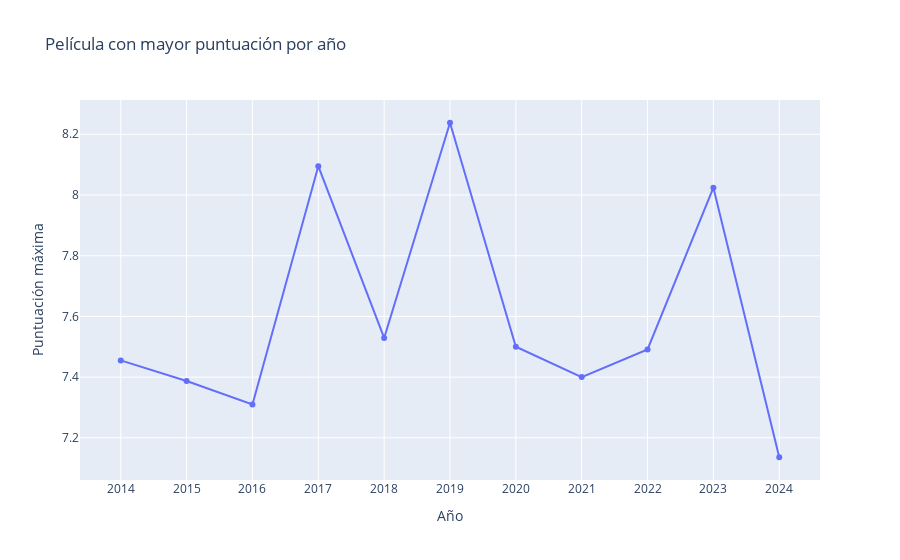

Notebook code cell kept with this figure:
### Markdown cell above
# A medida que aumenta la duración, la mediana de la puntuación sube, especialmente en los tramos 120–140 y 140–160.

# Las películas más largas (140–160) tienen puntuaciones más consistentes (menos dispersión).

# Los tramos más cortos tienen mayor dispersión (más variedad en puntuaciones).

# Esto puede indicar que las películas largas son mejor valoradas, aunque no tengan tanto éxito comercial o beneficio

### Code cell
mejor_peli()

### Figure 1 — Plotly figure (JSON) as saved in the notebook; plotly's stock layout.template omitted (floating-point values rounded to 4 significant figures)
{"data": [{"customdata": [["Perdona si te llamo amor"], ["Palmeras en la nieve"], ["Tini: El gran cambio de Violetta"], ["Contratiempo"], ["Campeones"], ["Klaus"], ["Padre no hay más que uno 2: la llegada de la suegra"], ["La última carta de amor"], ["As bestas"], ["Robot Dreams"], ["Culpa tuya"]], "hovertemplate": "<b>%{customdata[0]}</b><br>Año: %{x}<br>Puntuación: %{y:.2f}", "legendgroup": "", "line": {"color": "#636efa", "dash": "solid"}, "marker": {"symbol": "circle"}, "mode": "lines+markers", "name": "", "orientation": "v", "showlegend": false, "type": "scatter", "x": ["2014", "2015", "2016", "2017", "2018", "2019", "2020", "2021", "2022", "2023", "2024"], "xaxis": "x", "y": [7.455, 7.387, 7.31, 8.095, 7.529, 8.238, 7.5, 7.4, 7.491, 8.024, 7.136], "yaxis": "y"}], "layout": {"legend": {"tracegroupgap": 0}, "title": {"text": "Película con mayor puntuación por año"}, "xaxis": {"anchor": "y", "domain": [0, 1], "dtick": 1, "tickmode": "linear", "title": {"text": "Año"}}, "yaxis": {"anchor": "x", "domain": [0, 1], "title": {"text": "Puntuación máxima"}}}}
